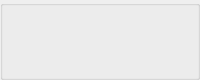
<?xml version="1.0" encoding="UTF-8"?>
<ui version="4.0">
 <class>BandGapWidget</class>
 <widget class="QWidget" name="BandGapWidget">
  <property name="geometry">
   <rect>
    <x>0</x>
    <y>0</y>
    <width>200</width>
    <height>80</height>
   </rect>
  </property>
  <property name="windowTitle">
   <string>Form</string>
  </property>
  <layout class="QGridLayout" name="gridLayout">
   <property name="leftMargin">
    <number>0</number>
   </property>
   <property name="topMargin">
    <number>0</number>
   </property>
   <property name="rightMargin">
    <number>0</number>
   </property>
   <property name="bottomMargin">
    <number>0</number>
   </property>
   <property name="spacing">
    <number>0</number>
   </property>
   <item row="0" column="0">
    <widget class="QGroupBox" name="groupBox">
     <property name="sizePolicy">
      <sizepolicy hsizetype="Minimum" vsizetype="Minimum">
       <horstretch>0</horstretch>
       <verstretch>0</verstretch>
      </sizepolicy>
     </property>
     <property name="title">
      <string/>
     </property>
     <layout class="QGridLayout" name="gridLayout_2">
      <property name="leftMargin">
       <number>1</number>
      </property>
      <property name="topMargin">
       <number>1</number>
      </property>
      <property name="rightMargin">
       <number>1</number>
      </property>
      <property name="bottomMargin">
       <number>1</number>
      </property>
      <property name="spacing">
       <number>1</number>
      </property>
     </layout>
    </widget>
   </item>
  </layout>
 </widget>
 <resources/>
 <connections/>
</ui>
